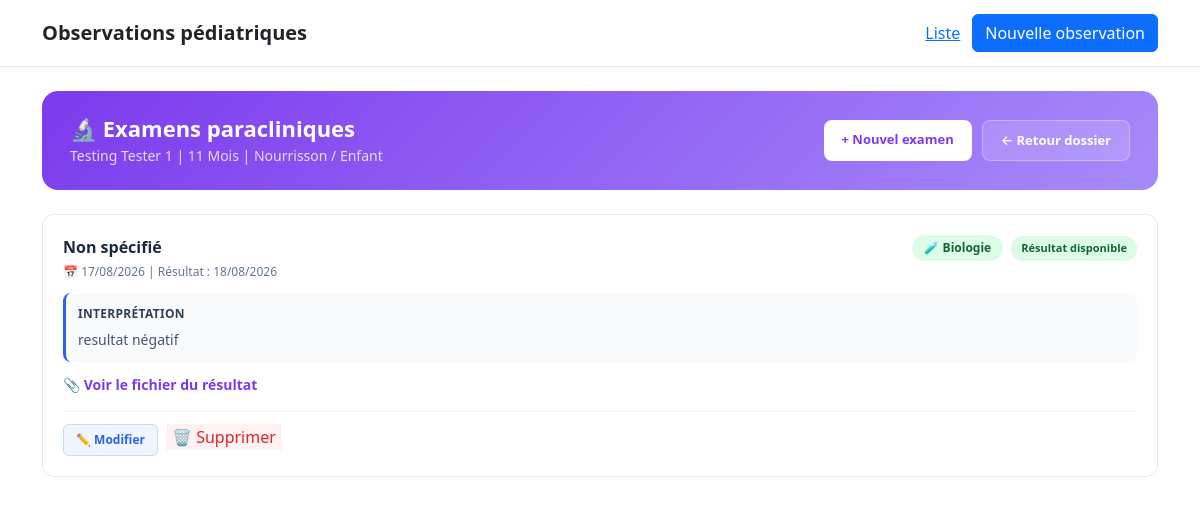
The page /observations/1/paraclinique/ on the database as committed earlier.
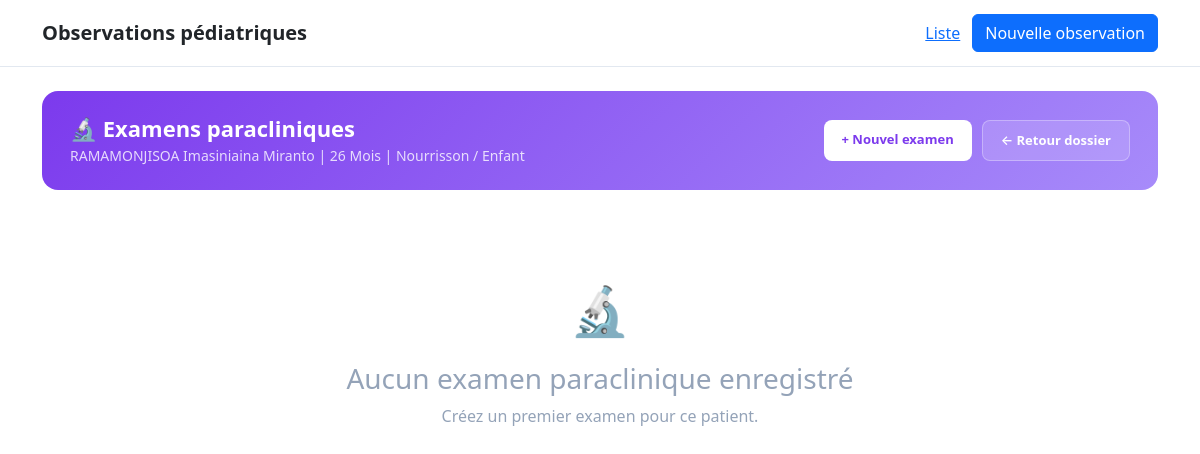
The same page on the database as committed later.
### patient/models.py (models this page shows, shortened)
class ObservationMedicale(models.Model):
    type_observation = models.CharField(
        max_length=10,
        choices=C.TYPE_OBSERVATION_CHOICES,
        verbose_name="Type d'observation",
    )
    nom = models.CharField(
        max_length=255,
        verbose_name="Nom",
    )
    prenoms = models.CharField(
        max_length=255, blank=True, null=True,
        verbose_name="Prénom(s)",
    )
    sexe = models.CharField(
        max_length=1,
        choices=C.SEXE_CHOICES,
        verbose_name="Sexe",
    )
    age_valeur = models.PositiveIntegerField(
        verbose_name="Âge",
    )
    age_unite = models.CharField(
        max_length=10,
        choices=C.AGE_UNITE_CHOICES,
        verbose_name="Unité d'âge",
    )
    date_naissance = models.DateField(
        null=True,
        blank=True,
        verbose_name="Date de naissance",
    )
    adresse = models.TextField(
        null=True,
        blank=True,
        verbose_name="Adresse",
    )
    telephone = models.CharField(
        max_length=50,
        null=True,
        blank=True,
        verbose_name="Contact",
    )
    lit = models.CharField(
        max_length=30,
        null=True,
        blank=True,
        verbose_name="Lit n°",
    )
    date_admission = models.DateField(
        null=True,
        blank=True,
        verbose_name="Date d'entrée / admission",
    )
    motif_admission = models.TextField(
        null=True,
        blank=True,
        verbose_name="Motif d'entrée / admission",
    )
    diagnostic_retenu = models.TextField(
        null=True,
        blank=True,
        verbose_name="Diagnostic retenu",
    )
    created_at = models.DateTimeField(auto_now_add=True)
    updated_at = models.DateTimeField(auto_now=True)
    class Meta:
        verbose_name = "Observation médicale"
        verbose_name_plural = "Observations médicales"
        ordering = ["-created_at"]
    @property
    def age_display(self):
        return f"{self.age_valeur} {self.get_age_unite_display()}"

class ExamenParaclinique(models.Model):
    observation = models.ForeignKey(
        ObservationMedicale,
        on_delete=models.CASCADE,
        related_name="examens_paracliniques",
        verbose_name="Observation",
    )
    type_examen = models.CharField(
        max_length=20,
        choices=C.TYPE_EXAMEN_PARACLINIQUE_CHOICES,
        verbose_name="Type d'examen",
    )
    nom_examen = models.CharField(
        max_length=100,
        null=True,
        blank=True,
        verbose_name="Nom de l'examen",
    )
    nom_examen_autre = models.CharField(
        max_length=255,
        null=True,
        blank=True,
        verbose_name="Autre (préciser)",
    )
    date_examen = models.DateField(
        null=True,
        blank=True,
        verbose_name="Date de l'examen",
    )
    date_resultat = models.DateField(
        null=True,
        blank=True,
        verbose_name="Date du résultat",
    )
    statut = models.CharField(
        max_length=30,
        choices=C.STATUT_EXAMEN_PARACLINIQUE_CHOICES,
        default="demande",
        verbose_name="Statut",
    )
    resultat = models.TextField(
        null=True,
        blank=True,
        verbose_name="Résultat",
        help_text="Valeurs, mesures, observations...",
    )
    fichier_resultat = models.FileField(
        upload_to="examens_paracliniques/",
        null=True,
        blank=True,
        verbose_name="Fichier du résultat",
        help_text="PDF, image, ou autre fichier du résultat",
    )
    interpretation = models.TextField(
        null=True,
        blank=True,
        verbose_name="Interprétation",
    )
    conclusion = models.TextField(
        null=True,
        blank=True,
        verbose_name="Conclusion",
    )
    notes = models.TextField(
        null=True,
        blank=True,
        verbose_name="Notes",
    )
    created_at = models.DateTimeField(auto_now_add=True)
    updated_at = models.DateTimeField(auto_now=True)
    class Meta:
        verbose_name = "Examen paraclinique"
        verbose_name_plural = "Examens paracliniques"
        ordering = ["-date_examen", "-created_at"]
    @property
    def nom_examen_display(self):
        if self.nom_examen_autre:
            return self.nom_examen_autre
        if not self.nom_examen:
            return "Non spécifié"

### patient/views.py (the view)
@require_GET
def examen_paraclinique_list(request, observation_pk):
    observation = get_object_or_404(ObservationMedicale, pk=observation_pk)
    examens = observation.examens_paracliniques.all()
    context = {
        "observation": observation,
        "examens": examens,
    }
    return render(request, "patient/examen_paraclinique_list.html", context)

### patient/templates/patient/examen_paraclinique_list.html (shortened to what this page needs)
{% extends "patient/base.html" %}
{% block content %}
<div class="paraclinique-header">
    <div>
        <h1>🔬 Examens paracliniques</h1>
        <div class="subtitle">
            {{ observation.nom }} {{ observation.prenoms }}
            | {{ observation.age_display }}
            | {{ observation.get_type_observation_display }}
        </div>
    </div>
    <div style="display:flex; gap:10px;">
        <a href="{% url 'patient:examen_paraclinique_create' observation.pk %}"
           style="background:#fff; color:#7c3aed; padding:10px 18px; border-radius:8px; text-decoration:none; font-weight:700; font-size:13px;">
            + Nouvel examen
        </a>
        <a href="{% url 'patient:observation_detail' observation.pk %}"
           style="background:rgba(255,255,255,0.15); color:#fff; border:1px solid rgba(255,255,255,0.3); padding:10px 18px; border-radius:8px; text-decoration:none; font-weight:600; font-size:13px;">
            ← Retour dossier
        </a>
    </div>
</div>
{% if examens %}
    {% for examen in examens %}
        <div class="examen-card">
            <div class="examen-card-header">
                <div>
                    <div class="examen-card-title">
                        {{ examen.nom_examen_display }}
                    </div>
                    <div class="examen-card-meta">
                        {% if examen.date_examen %}
                            📅 {{ examen.date_examen|date:"d/m/Y" }}
                        {% endif %}
                        {% if examen.date_resultat %}
                            | Résultat : {{ examen.date_resultat|date:"d/m/Y" }}
                        {% endif %}
                    </div>
                </div>
                <div style="display:flex; gap:8px; align-items:center;">
                    <span class="type-badge {{ examen.type_examen }}">
                        {% if examen.type_examen == "imagerie" %}🩻
                        {% elif examen.type_examen == "biologie" %}🧪
                        {% elif examen.type_examen == "fonctionnel" %}📈
                        {% else %}📋
                        {% endif %}
                        {{ examen.get_type_examen_display }}
                    </span>
                    <span class="statut-badge {{ examen.statut }}">
                        {{ examen.get_statut_display }}
                    </span>
                </div>
            </div>
            <div class="examen-card-body">
                {% if examen.interpretation %}
                    <div class="resultat-section" style="margin-top:8px; border-left-color:#2563eb;">
                        <div class="label">Interprétation</div>
                        <div style="margin-top:6px;">{{ examen.interpretation|linebreaksbr }}</div>
                    </div>
                {% endif %}
                {% if examen.fichier_resultat %}
                    <div style="margin-top:12px;">
                        <a href="{{ examen.fichier_resultat.url }}" target="_blank"
                           style="color:#7c3aed; text-decoration:none; font-weight:600;">
                            📎 Voir le fichier du résultat
                        </a>
                    </div>
                {% endif %}
            </div>
            <div class="examen-card-actions">
                <a href="{% url 'patient:examen_paraclinique_update' examen.pk %}" class="btn-edit">
                    ✏️ Modifier
                </a>
                <form method="post" action="{% url 'patient:examen_paraclinique_delete' examen.pk %}"
                      style="display:inline;"
                      onsubmit="return confirm('Supprimer cet examen ?');">
                    <button type="submit" class="btn-delete" style="border:none; cursor:pointer;">
                        🗑️ Supprimer
                    </button>
                </form>
            </div>
        </div>
    {% endfor %}
{% else %}
    <div class="empty-state">
        <div class="empty-icon">🔬</div>
        <h3>Aucun examen paraclinique enregistré</h3>
        <p>Créez un premier examen pour ce patient.</p>
    </div>
{% endif %}
{% endblock %}

Rows that differ between the two databases and show on the page:
removed ExamenParaclinique: nom_examen_display "Non spécifié", date_examen "17/08/2026", date_resultat "18/08/2026", type_examen "Biologie", statut "Résultat disponible", interpretation "resultat négatif"
changed ObservationMedicale "Nourrisson / Enfant": nom "Testing" → "RAMAMONJISOA"; prenoms "Tester 1" → "Imasiniaina Miranto"; age_display "11 Mois" → "26 Mois"
Other text that changed with them:
text now shown: "🔬 Aucun examen paraclinique enregistré Créez un premier examen pour ce patient."
